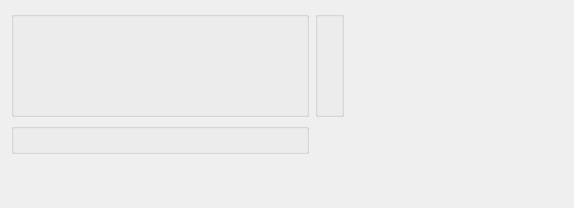
<?xml version="1.0" encoding="UTF-8"?>
<ui version="4.0">
 <comment>This file is part of the xTuple ERP: PostBooks Edition, a free and
open source Enterprise Resource Planning software suite,
Copyright (c) 1999-2010 by OpenMFG LLC, d/b/a xTuple.
It is licensed to you under the Common Public Attribution License
version 1.0, the full text of which (including xTuple-specific Exhibits)
is available at www.xtuple.com/CPAL.  By using this software, you agree
to be bound by its terms.</comment>
 <class>dspSummarizedSalesByCustomerByItem</class>
 <widget class="QWidget" name="dspSummarizedSalesByCustomerByItem">
  <property name="geometry">
   <rect>
    <x>0</x>
    <y>0</y>
    <width>574</width>
    <height>208</height>
   </rect>
  </property>
  <property name="windowTitle">
   <string>Summarized Sales by Customer by Item</string>
  </property>
  <layout class="QHBoxLayout" name="horizontalLayout">
   <item>
    <layout class="QGridLayout" name="gridLayout_4">
     <item row="0" column="0">
      <widget class="QGroupBox" name="_custGroup">
       <property name="title">
        <string/>
       </property>
       <layout class="QGridLayout" name="gridLayout_2">
        <item row="0" column="0">
         <layout class="QVBoxLayout">
          <property name="spacing">
           <number>0</number>
          </property>
          <item>
           <widget class="CustCluster" name="_cust">
            <property name="sizePolicy">
             <sizepolicy hsizetype="Fixed" vsizetype="Fixed">
              <horstretch>0</horstretch>
              <verstretch>0</verstretch>
             </sizepolicy>
            </property>
            <property name="minimumSize">
             <size>
              <width>270</width>
              <height>75</height>
             </size>
            </property>
           </widget>
          </item>
          <item>
           <spacer>
            <property name="orientation">
             <enum>Qt::Vertical</enum>
            </property>
            <property name="sizeHint" stdset="0">
             <size>
              <width>20</width>
              <height>0</height>
             </size>
            </property>
           </spacer>
          </item>
         </layout>
        </item>
       </layout>
      </widget>
     </item>
     <item row="0" column="1">
      <widget class="QGroupBox" name="_dateGroup">
       <property name="title">
        <string/>
       </property>
       <layout class="QGridLayout" name="gridLayout_3">
        <item row="0" column="0">
         <widget class="DateCluster" name="_dates"/>
        </item>
       </layout>
      </widget>
     </item>
     <item row="1" column="0">
      <widget class="WarehouseGroup" name="_warehouse">
       <property name="title">
        <string/>
       </property>
       <property name="fixedSize">
        <bool>false</bool>
       </property>
      </widget>
     </item>
     <item row="2" column="0" colspan="2">
      <spacer name="verticalSpacer">
       <property name="orientation">
        <enum>Qt::Vertical</enum>
       </property>
       <property name="sizeHint" stdset="0">
        <size>
         <width>20</width>
         <height>0</height>
        </size>
       </property>
      </spacer>
     </item>
    </layout>
   </item>
   <item>
    <spacer name="horizontalSpacer">
     <property name="orientation">
      <enum>Qt::Horizontal</enum>
     </property>
     <property name="sizeHint" stdset="0">
      <size>
       <width>1</width>
       <height>20</height>
      </size>
     </property>
    </spacer>
   </item>
  </layout>
 </widget>
 <layoutdefault spacing="6" margin="11"/>
 <pixmapfunction>qPixmapFromMimeSource</pixmapfunction>
 <customwidgets>
  <customwidget>
   <class>CustCluster</class>
   <extends>QWidget</extends>
   <header>custcluster.h</header>
  </customwidget>
  <customwidget>
   <class>DateCluster</class>
   <extends>QWidget</extends>
   <header>datecluster.h</header>
  </customwidget>
  <customwidget>
   <class>WarehouseGroup</class>
   <extends>QGroupBox</extends>
   <header>warehousegroup.h</header>
  </customwidget>
 </customwidgets>
 <tabstops>
  <tabstop>_cust</tabstop>
 </tabstops>
 <resources/>
 <connections/>
</ui>
